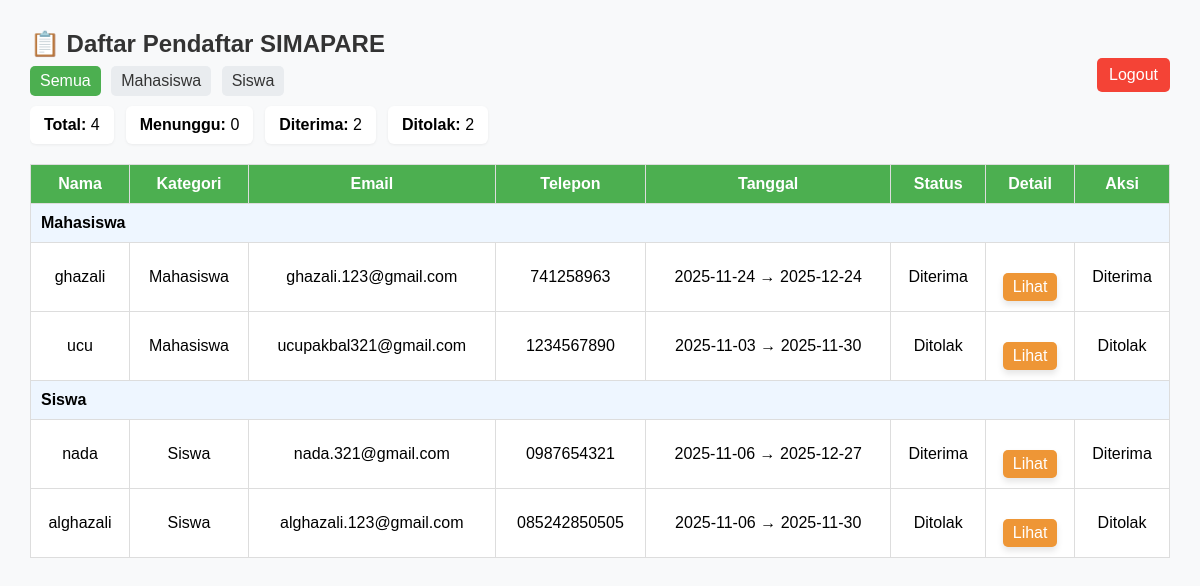
The page /admin.php (signed in) on the database its author committed.
### tables this page shows
CREATE TABLE `pendaftar` (
  `id` int NOT NULL,
  `kategori` varchar(20) DEFAULT NULL,
  `nama` varchar(100) DEFAULT NULL,
  `email` varchar(100) DEFAULT NULL,
  `telepon` varchar(20) DEFAULT NULL,
  `alamat` text,
  `sekolah` varchar(100) DEFAULT NULL,
  `nisn` varchar(30) DEFAULT NULL,
  `jurusan` varchar(50) DEFAULT NULL,
  `kelas` varchar(10) DEFAULT NULL,
  `institusi` varchar(100) DEFAULT NULL,
  `nim` varchar(30) DEFAULT NULL,
  `prodi` varchar(50) DEFAULT NULL,
  `semester` varchar(10) DEFAULT NULL,
  `tanggal_mulai` date DEFAULT NULL,
  `tanggal_selesai` date DEFAULT NULL,
  `foto` varchar(255) DEFAULT NULL,
  `surat` varchar(255) DEFAULT NULL,
  `tanggal_daftar` timestamp NULL DEFAULT CURRENT_TIMESTAMP,
  `surat_stored` varchar(255) DEFAULT NULL,
  `surat_original` varchar(255) DEFAULT NULL,
  `status` varchar(50) NOT NULL DEFAULT 'Menunggu'
);

### admin.php (the view, shortened to what this page needs)
<?php
include 'includes/koneksi.php';
$filter = isset($_GET['filter']) ? strtolower(trim($_GET['filter'])) : 'all';
$totalQ = $conn->query("SELECT COUNT(*) AS c FROM pendaftar");
$total = (int)($totalQ->fetch_assoc()['c'] ?? 0);
$waitingQ = $conn->query("SELECT COUNT(*) AS c FROM pendaftar WHERE status IS NULL OR status = '' OR LOWER(status) = 'menunggu'");
$waiting = (int)($waitingQ->fetch_assoc()['c'] ?? 0);
$acceptedQ = $conn->query("SELECT COUNT(*) AS c FROM pendaftar WHERE LOWER(status) = 'diterima'");
$accepted = (int)($acceptedQ->fetch_assoc()['c'] ?? 0);
$rejectedQ = $conn->query("SELECT COUNT(*) AS c FROM pendaftar WHERE LOWER(status) = 'ditolak'");
$rejected = (int)($rejectedQ->fetch_assoc()['c'] ?? 0);
if ($filter === 'all') {
  $result = $conn->query("SELECT * FROM pendaftar ORDER BY kategori ASC, tanggal_daftar DESC");
} else {
  $f = $conn->real_escape_string($filter);
  $result = $conn->query("SELECT * FROM pendaftar WHERE kategori='{$f}' ORDER BY tanggal_daftar DESC");
}
$lastKategori = null;
?>
<!DOCTYPE html>
<html lang="id">
<head>
  <link rel="stylesheet" href="assets/form.css">
</head>
<body>
  <h2>📋 Daftar Pendaftar SIMAPARE</h2>
  <a href="logout.php" class="logout">Logout</a>
  <div class="filters">
    <?php $baseUrl = strtok($_SERVER["REQUEST_URI"], '?'); ?>
    <a href="<?= $baseUrl ?>?filter=all" class="filter-btn <?= $filter === 'all' ? 'active' : '' ?>">Semua</a>
    <a href="<?= $baseUrl ?>?filter=mahasiswa" class="filter-btn <?= $filter === 'mahasiswa' ? 'active' : '' ?>">Mahasiswa</a>
    <a href="<?= $baseUrl ?>?filter=siswa" class="filter-btn <?= $filter === 'siswa' ? 'active' : '' ?>">Siswa</a>
  </div>
  <div class="stats">
    <div class="stat"><strong>Total:</strong> <?= $total ?></div>
    <div class="stat"><strong>Menunggu:</strong> <?= $waiting ?></div>
    <div class="stat"><strong>Diterima:</strong> <?= $accepted ?></div>
    <div class="stat"><strong>Ditolak:</strong> <?= $rejected ?></div>
  </div>
  <table>
    <tr>
      <th>Nama</th>
      <th>Kategori</th>
      <th>Email</th>
      <th>Telepon</th>
      <th>Tanggal</th>
      <th>Status</th>
      <th>Detail</th>
      <th>Aksi</th>
    </tr>
    <?php while ($row = $result->fetch_assoc()): ?>
      <?php if ($lastKategori !== $row['kategori']): ?>
        <tr class="category-row"><td colspan="8"><?= htmlspecialchars(ucfirst($row['kategori'])) ?></td></tr>
        <?php $lastKategori = $row['kategori']; endif; ?>
    <tr>
      <td><?= htmlspecialchars($row['nama']) ?></td>
      <td><?= ucfirst(htmlspecialchars($row['kategori'])) ?></td>
      <td><?= htmlspecialchars($row['email']) ?></td>
      <td><?= htmlspecialchars($row['telepon']) ?></td>
      <td><?= htmlspecialchars($row['tanggal_mulai']) ?> → <?= htmlspecialchars($row['tanggal_selesai']) ?></td>
      <td><?= htmlspecialchars($row['status'] ?? 'Menunggu') ?></td>
      <td><a href="detail.php?id=<?= (int)$row['id'] ?>" class="btn">Lihat</a></td>
      <td>
        <?php $s = strtolower(trim($row['status'] ?? ''));
          if ($s === 'diterima' || $s === 'ditolak'): ?>
            <span><?= htmlspecialchars(ucfirst($row['status'])) ?></span>
          <?php endif; ?>
      </td>
    </tr>
    <?php endwhile; ?>
  </table>
</body>
</html>

### form.css (style rules this page uses)
* { margin: 0; padding: 0; box-sizing: border-box; font-family: 'Poppins', sans-serif; }
html, body { height: auto; overflow-x: hidden; overflow-y: auto; }
body { background-color: #F6E9E3; }
.btn { display: inline-block; background-color: #EE9636; color: white; padding: 15px 30px; border-radius: 19px; font-weight: 500; font-size: 16px; text-decoration: none; text-align: center; margin-top: 20px; transition: all 0.3s ease; box-shadow: 0 4px 6px rgba(0,0,0,0.1); }

### admin.php (style rules this page uses)
body { font-family: Arial, sans-serif; margin: 30px; background-color: #f8f9fa; }
h2 { color: #333; }
table { width: 100%; border-collapse: collapse; margin-top: 20px; background-color: #fff; }
th, td { border: 1px solid #ddd; padding: 10px; text-align: center; }
th { background-color: #4CAF50; color: white; }
.btn { padding: 5px 10px; border: none; border-radius: 5px; cursor: pointer; }
.logout { float: right; text-decoration: none; background-color: #f44336; color: white; padding: 8px 12px; border-radius: 5px; }
.category-row td { background-color: #eef6ff; font-weight: 700; text-align: left; padding: 10px; border: 1px solid #ddd; }
.stats { display:flex; gap:12px; margin-top:10px; margin-bottom:12px }
.stat { background:#fff; padding:10px 14px; border-radius:6px; box-shadow:0 1px 3px rgba(0,0,0,.06); }
.filters { margin-top:8px; margin-bottom:8px }
.filter-btn { display:inline-block; padding:6px 10px; border-radius:5px; text-decoration:none; background:#e9ecef; color:#333; margin-right:6px }
.filter-btn.active { background:#4CAF50; color:#fff }

### rows shown on the page
pendaftar: kategori "Mahasiswa", nama "ghazali", email "ghazali.123@gmail.com", telepon "741258963", tanggal_mulai "2025-11-24", tanggal_selesai "2025-12-24", status "Diterima"
pendaftar: nama "ucu", kategori "Mahasiswa", email "ucupakbal321@gmail.com", telepon "1234567890", tanggal_mulai "2025-11-03", tanggal_selesai "2025-11-30", status "Ditolak"
pendaftar: kategori "Siswa", nama "nada", email "nada.321@gmail.com", telepon "0987654321", tanggal_mulai "2025-11-06", tanggal_selesai "2025-12-27", status "Diterima"
pendaftar: nama "alghazali", kategori "Siswa", email "alghazali.123@gmail.com", telepon "085242850505", tanggal_mulai "2025-11-06", tanggal_selesai "2025-11-30", status "Ditolak"

### other values the page prints
$total "4"
$waiting "0"
$accepted "2"
$rejected "2"
